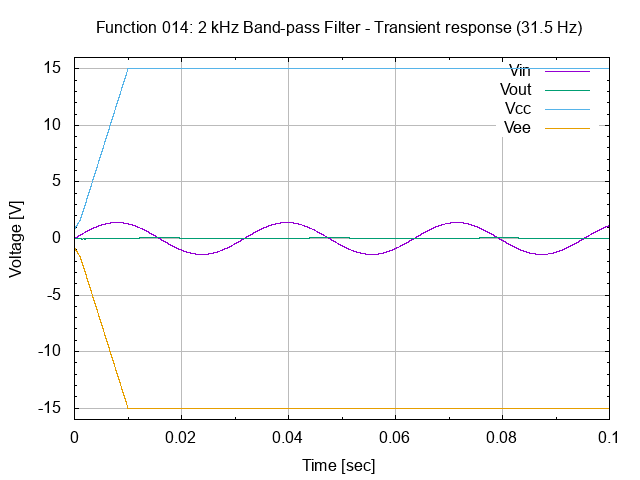

Generate this figure with gnuplot:
# set terminal
set term png

# set graph
set output "26.014.00.01.03.01.png"
set title "Function 014: 2 kHz Band-pass Filter - Transient response (31.5 Hz)"

# setup Y-axis
set yrange [-16:16]
set grid ytics lt 1 lw 1 lc rgb "#bbbbbb"
set mytics
set ylabel "Voltage [V]"

# setup X-axis
set grid xtics lt 1 lw 1 lc rgb "#bbbbbb"
set mxtics
set xrange [0:0.1]
set xlabel "Time [sec]"

# setup plot style
set style data lines
plot '26.014.00.01.03.dat' using 1:2 title "Vin", \
     '26.014.00.01.03.dat' using 1:3 title "Vout", \
     '26.014.00.01.03.dat' using 1:4 title "Vcc", \
     '26.014.00.01.03.dat' using 1:5 title "Vee"

# set output back to default
set output

# reset terminal type
set terminal pop
